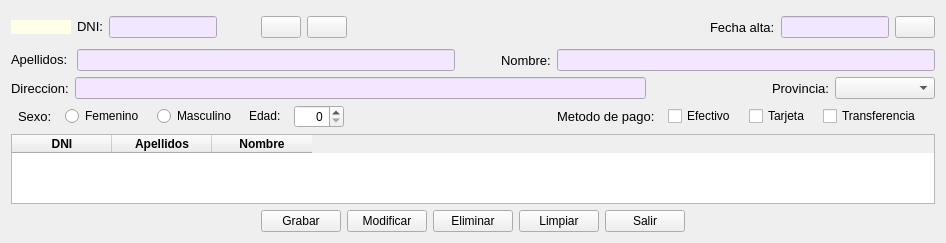
      <widget class="QWidget" name="panelCli">
       <attribute name="title">
        <string>Clientes</string>
       </attribute>
       <layout class="QGridLayout" name="gridLayout_7">
        <item row="1" column="0">
         <layout class="QGridLayout" name="gridFormuAN">
          <item row="0" column="0">
           <widget class="QLabel" name="lblApel">
            <property name="sizePolicy">
             <sizepolicy hsizetype="Fixed" vsizetype="Fixed">
              <horstretch>0</horstretch>
              <verstretch>0</verstretch>
             </sizepolicy>
            </property>
            <property name="font">
             <font>
              <pointsize>10</pointsize>
             </font>
            </property>
            <property name="text">
             <string>Apellidos: </string>
            </property>
           </widget>
          </item>
          <item row="0" column="5">
           <widget class="QLineEdit" name="editNome">
            <property name="sizePolicy">
             <sizepolicy hsizetype="Ignored" vsizetype="Fixed">
              <horstretch>0</horstretch>
              <verstretch>0</verstretch>
             </sizepolicy>
            </property>
            <property name="styleSheet">
             <string notr="true">background-color: rgb(220, 255, 255);
background-color: rgb(242, 231, 255);</string>
            </property>
            <property name="maxLength">
             <number>20</number>
            </property>
           </widget>
          </item>
          <item row="0" column="4">
           <widget class="QLabel" name="lblNome">
            <property name="sizePolicy">
             <sizepolicy hsizetype="Fixed" vsizetype="Preferred">
              <horstretch>0</horstretch>
              <verstretch>0</verstretch>
             </sizepolicy>
            </property>
            <property name="font">
             <font>
              <pointsize>10</pointsize>
             </font>
            </property>
            <property name="text">
             <string>Nombre:</string>
            </property>
           </widget>
          </item>
          <item row="0" column="3">
           <spacer name="horizontalSpacer_3">
            <property name="orientation">
             <enum>Qt::Horizontal</enum>
            </property>
            <property name="sizeType">
             <enum>QSizePolicy::Fixed</enum>
            </property>
            <property name="sizeHint" stdset="0">
             <size>
              <width>40</width>
              <height>20</height>
             </size>
            </property>
           </spacer>
          </item>
          <item row="0" column="1">
           <widget class="QLineEdit" name="editApel">
            <property name="sizePolicy">
             <sizepolicy hsizetype="Minimum" vsizetype="Fixed">
              <horstretch>0</horstretch>
              <verstretch>0</verstretch>
             </sizepolicy>
            </property>
            <property name="styleSheet">
             <string notr="true">background-color: rgb(242, 231, 255);</string>
            </property>
           </widget>
          </item>
         </layout>
        </item>
        <item row="0" column="0">
         <layout class="QGridLayout" name="gridFormuDF">
          <item row="0" column="7">
           <spacer name="horizontalSpacer_4">
            <property name="orientation">
             <enum>Qt::Horizontal</enum>
            </property>
            <property name="sizeHint" stdset="0">
             <size>
              <width>40</width>
              <height>20</height>
             </size>
            </property>
           </spacer>
          </item>
          <item row="0" column="10">
           <widget class="QPushButton" name="btnCalendar">
            <property name="sizePolicy">
             <sizepolicy hsizetype="Fixed" vsizetype="Fixed">
              <horstretch>0</horstretch>
              <verstretch>0</verstretch>
             </sizepolicy>
            </property>
            <property name="focusPolicy">
             <enum>Qt::WheelFocus</enum>
            </property>
            <property name="text">
             <string/>
            </property>
            <property name="icon">
             <iconset>
              <normaloff>img/calendar.png</normaloff>img/calendar.png</iconset>
            </property>
            <property name="iconSize">
             <size>
              <width>32</width>
              <height>32</height>
             </size>
            </property>
           </widget>
          </item>
          <item row="0" column="4">
           <widget class="QLabel" name="lblValidar">
            <property name="minimumSize">
             <size>
              <width>32</width>
              <height>32</height>
             </size>
            </property>
            <property name="text">
             <string/>
            </property>
           </widget>
          </item>
          <item row="0" column="8">
           <widget class="QLabel" name="lblFecha">
            <property name="sizePolicy">
             <sizepolicy hsizetype="Fixed" vsizetype="Preferred">
              <horstretch>0</horstretch>
              <verstretch>0</verstretch>
             </sizepolicy>
            </property>
            <property name="font">
             <font>
              <pointsize>10</pointsize>
             </font>
            </property>
            <property name="text">
             <string>Fecha alta:</string>
            </property>
           </widget>
          </item>
          <item row="0" column="2">
           <widget class="QLabel" name="lblDNI">
            <property name="sizePolicy">
             <sizepolicy hsizetype="Maximum" vsizetype="Fixed">
              <horstretch>0</horstretch>
              <verstretch>0</verstretch>
             </sizepolicy>
            </property>
            <property name="font">
             <font>
              <pointsize>10</pointsize>
             </font>
            </property>
            <property name="text">
             <string>DNI:</string>
            </property>
           </widget>
          </item>
          <item row="0" column="3">
           <widget class="QLineEdit" name="editDni">
            <property name="sizePolicy">
             <sizepolicy hsizetype="Minimum" vsizetype="Fixed">
              <horstretch>0</horstretch>
              <verstretch>0</verstretch>
             </sizepolicy>
            </property>
            <property name="styleSheet">
             <string notr="true">background-color: rgb(242, 231, 255);</string>
            </property>
            <property name="maxLength">
             <number>9</number>
            </property>
           </widget>
          </item>
          <item row="0" column="9">
           <widget class="QLineEdit" name="editClialta">
            <property name="sizePolicy">
             <sizepolicy hsizetype="Fixed" vsizetype="Fixed">
              <horstretch>0</horstretch>
              <verstretch>0</verstretch>
             </sizepolicy>
            </property>
            <property name="styleSheet">
             <string notr="true">background-color: rgb(242, 231, 255);</string>
            </property>
           </widget>
          </item>
          <item row="0" column="1">
           <widget class="QLabel" name="lblCodcli">
            <property name="sizePolicy">
             <sizepolicy hsizetype="Preferred" vsizetype="Fixed">
              <horstretch>0</horstretch>
              <verstretch>0</verstretch>
             </sizepolicy>
            </property>
            <property name="minimumSize">
             <size>
              <width>60</width>
              <height>0</height>
             </size>
            </property>
            <property name="styleSheet">
             <string notr="true">background-color: rgb(255, 255, 231);</string>
            </property>
            <property name="text">
             <string/>
            </property>
            <property name="alignment">
             <set>Qt::AlignCenter</set>
            </property>
           </widget>
          </item>
          <item row="0" column="5">
           <widget class="QPushButton" name="btnSearchCli">
            <property name="text">
             <string/>
            </property>
            <property name="icon">
             <iconset>
              <normaloff>img/lupa.png</normaloff>img/lupa.png</iconset>
            </property>
            <property name="iconSize">
             <size>
              <width>24</width>
              <height>24</height>
             </size>
            </property>
           </widget>
          </item>
          <item row="0" column="6">
           <widget class="QPushButton" name="btnReloadCli">
            <property name="text">
             <string/>
            </property>
            <property name="icon">
             <iconset>
              <normaloff>img/recarga.png</normaloff>img/recarga.png</iconset>
            </property>
            <property name="iconSize">
             <size>
              <width>24</width>
              <height>24</height>
             </size>
            </property>
           </widget>
          </item>
         </layout>
        </item>
        <item row="2" column="0">
         <layout class="QGridLayout" name="gridFormuDP">
          <item row="0" column="4">
           <widget class="QComboBox" name="cmbProv">
            <property name="sizePolicy">
             <sizepolicy hsizetype="Fixed" vsizetype="Fixed">
              <horstretch>0</horstretch>
              <verstretch>0</verstretch>
             </sizepolicy>
            </property>
            <property name="minimumSize">
             <size>
              <width>100</width>
              <height>0</height>
             </size>
            </property>
           </widget>
          </item>
          <item row="0" column="0">
           <widget class="QLabel" name="lblDir">
            <property name="font">
             <font>
              <pointsize>10</pointsize>
             </font>
            </property>
            <property name="text">
             <string>Direccion:</string>
            </property>
           </widget>
          </item>
          <item row="0" column="1">
           <widget class="QLineEdit" name="editDir">
            <property name="sizePolicy">
             <sizepolicy hsizetype="Expanding" vsizetype="Fixed">
              <horstretch>0</horstretch>
              <verstretch>0</verstretch>
             </sizepolicy>
            </property>
            <property name="styleSheet">
             <string notr="true">background-color: rgb(242, 231, 255);</string>
            </property>
           </widget>
          </item>
          <item row="0" column="3">
           <widget class="QLabel" name="lblProv">
            <property name="font">
             <font>
              <pointsize>10</pointsize>
             </font>
            </property>
            <property name="text">
             <string>Provincia:</string>
            </property>
           </widget>
          </item>
          <item row="0" column="2">
           <spacer name="horizontalSpacer_2">
            <property name="orientation">
             <enum>Qt::Horizontal</enum>
            </property>
            <property name="sizeType">
             <enum>QSizePolicy::Fixed</enum>
            </property>
            <property name="sizeHint" stdset="0">
             <size>
              <width>120</width>
              <height>20</height>
             </size>
            </property>
           </spacer>
          </item>
         </layout>
        </item>
        <item row="3" column="0">
         <layout class="QGridLayout" name="gridFormuSM">
          <property name="sizeConstraint">
           <enum>QLayout::SetDefaultConstraint</enum>
          </property>
          <item row="0" column="3">
           <widget class="QLabel" name="label">
            <property name="sizePolicy">
             <sizepolicy hsizetype="Fixed" vsizetype="Fixed">
              <horstretch>0</horstretch>
              <verstretch>0</verstretch>
             </sizepolicy>
            </property>
            <property name="minimumSize">
             <size>
              <width>0</width>
              <height>0</height>
             </size>
            </property>
            <property name="text">
             <string>Edad:</string>
            </property>
           </widget>
          </item>
          <item row="0" column="9">
           <widget class="QCheckBox" name="chkTrans">
            <property name="sizePolicy">
             <sizepolicy hsizetype="Fixed" vsizetype="Fixed">
              <horstretch>0</horstretch>
              <verstretch>0</verstretch>
             </sizepolicy>
            </property>
            <property name="font">
             <font>
              <weight>50</weight>
              <bold>false</bold>
             </font>
            </property>
            <property name="text">
             <string>Transferencia</string>
            </property>
            <attribute name="buttonGroup">
             <string notr="true">grpbtnPay</string>
            </attribute>
           </widget>
          </item>
          <item row="0" column="8">
           <widget class="QCheckBox" name="chkTar">
            <property name="sizePolicy">
             <sizepolicy hsizetype="Fixed" vsizetype="Fixed">
              <horstretch>0</horstretch>
              <verstretch>0</verstretch>
             </sizepolicy>
            </property>
            <property name="font">
             <font>
              <weight>50</weight>
              <bold>false</bold>
             </font>
            </property>
            <property name="text">
             <string>Tarjeta</string>
            </property>
            <attribute name="buttonGroup">
             <string notr="true">grpbtnPay</string>
            </attribute>
           </widget>
          </item>
          <item row="0" column="5">
           <spacer name="horizontalSpacer">
            <property name="orientation">
             <enum>Qt::Horizontal</enum>
            </property>
            <property name="sizeType">
             <enum>QSizePolicy::Fixed</enum>
            </property>
            <property name="sizeHint" stdset="0">
             <size>
              <width>200</width>
              <height>20</height>
             </size>
            </property>
           </spacer>
          </item>
          <item row="0" column="1">
           <widget class="QRadioButton" name="rbtFem">
            <property name="sizePolicy">
             <sizepolicy hsizetype="Fixed" vsizetype="Fixed">
              <horstretch>0</horstretch>
              <verstretch>0</verstretch>
             </sizepolicy>
            </property>
            <property name="font">
             <font>
              <weight>50</weight>
              <bold>false</bold>
             </font>
            </property>
            <property name="text">
             <string>Femenino</string>
            </property>
            <attribute name="buttonGroup">
             <string notr="true">grpbtnSex</string>
            </attribute>
           </widget>
          </item>
          <item row="0" column="2">
           <widget class="QRadioButton" name="rbtMasc">
            <property name="sizePolicy">
             <sizepolicy hsizetype="Fixed" vsizetype="Fixed">
              <horstretch>0</horstretch>
              <verstretch>0</verstretch>
             </sizepolicy>
            </property>
            <property name="font">
             <font>
              <weight>50</weight>
              <bold>false</bold>
             </font>
            </property>
            <property name="text">
             <string>Masculino</string>
            </property>
            <attribute name="buttonGroup">
             <string notr="true">grpbtnSex</string>
            </attribute>
           </widget>
          </item>
          <item row="0" column="0">
           <widget class="QLabel" name="lblSexo">
            <property name="enabled">
             <bool>true</bool>
            </property>
            <property name="sizePolicy">
             <sizepolicy hsizetype="Fixed" vsizetype="Fixed">
              <horstretch>0</horstretch>
              <verstretch>0</verstretch>
             </sizepolicy>
            </property>
            <property name="font">
             <font>
              <pointsize>10</pointsize>
             </font>
            </property>
            <property name="text">
             <string>Sexo:</string>
            </property>
           </widget>
          </item>
          <item row="0" column="6">
           <widget class="QLabel" name="lblPago">
            <property name="sizePolicy">
             <sizepolicy hsizetype="Fixed" vsizetype="Fixed">
              <horstretch>0</horstretch>
              <verstretch>0</verstretch>
             </sizepolicy>
            </property>
            <property name="font">
             <font>
              <pointsize>10</pointsize>
             </font>
            </property>
            <property name="text">
             <string>Metodo de pago:</string>
            </property>
           </widget>
          </item>
          <item row="0" column="7">
           <widget class="QCheckBox" name="chkEfec">
            <property name="sizePolicy">
             <sizepolicy hsizetype="Fixed" vsizetype="Fixed">
              <horstretch>0</horstretch>
              <verstretch>0</verstretch>
             </sizepolicy>
            </property>
            <property name="font">
             <font>
              <weight>50</weight>
              <bold>false</bold>
             </font>
            </property>
            <property name="text">
             <string>Efectivo</string>
            </property>
            <attribute name="buttonGroup">
             <string notr="true">grpbtnPay</string>
            </attribute>
           </widget>
          </item>
          <item row="0" column="4">
           <widget class="QSpinBox" name="spinEdad">
            <property name="sizePolicy">
             <sizepolicy hsizetype="Fixed" vsizetype="Fixed">
              <horstretch>0</horstretch>
              <verstretch>0</verstretch>
             </sizepolicy>
            </property>
            <property name="minimumSize">
             <size>
              <width>50</width>
              <height>0</height>
             </size>
            </property>
            <property name="font">
             <font>
              <weight>50</weight>
              <bold>false</bold>
             </font>
            </property>
            <property name="alignment">
             <set>Qt::AlignRight|Qt::AlignTrailing|Qt::AlignVCenter</set>
            </property>
           </widget>
          </item>
         </layout>
        </item>
        <item row="4" column="0">
         <widget class="QTableWidget" name="tableCli">
          <property name="sizeAdjustPolicy">
           <enum>QAbstractScrollArea::AdjustToContents</enum>
          </property>
          <property name="alternatingRowColors">
           <bool>true</bool>
          </property>
          <property name="gridStyle">
           <enum>Qt::SolidLine</enum>
          </property>
          <column>
           <property name="text">
            <string>DNI</string>
           </property>
           <property name="font">
            <font>
             <weight>75</weight>
             <bold>true</bold>
            </font>
           </property>
           <property name="textAlignment">
            <set>AlignCenter</set>
           </property>
          </column>
          <column>
           <property name="text">
            <string>Apellidos</string>
           </property>
           <property name="font">
            <font>
             <weight>75</weight>
             <bold>true</bold>
            </font>
           </property>
           <property name="textAlignment">
            <set>AlignCenter</set>
           </property>
          </column>
          <column>
           <property name="text">
            <string>Nombre</string>
           </property>
           <property name="font">
            <font>
             <weight>75</weight>
             <bold>true</bold>
            </font>
           </property>
           <property name="textAlignment">
            <set>AlignCenter</set>
           </property>
          </column>
         </widget>
        </item>
        <item row="5" column="0">
         <layout class="QGridLayout" name="griBoton">
          <property name="leftMargin">
           <number>250</number>
          </property>
          <property name="rightMargin">
           <number>250</number>
          </property>
          <item row="0" column="1">
           <widget class="QPushButton" name="btnModifCli">
            <property name="sizePolicy">
             <sizepolicy hsizetype="Fixed" vsizetype="Fixed">
              <horstretch>0</horstretch>
              <verstretch>0</verstretch>
             </sizepolicy>
            </property>
            <property name="font">
             <font>
              <weight>50</weight>
              <bold>false</bold>
             </font>
            </property>
            <property name="text">
             <string>Modificar</string>
            </property>
           </widget>
          </item>
          <item row="0" column="2">
           <widget class="QPushButton" name="btnBajaCli">
            <property name="sizePolicy">
             <sizepolicy hsizetype="Fixed" vsizetype="Fixed">
              <horstretch>0</horstretch>
              <verstretch>0</verstretch>
             </sizepolicy>
            </property>
            <property name="font">
             <font>
              <weight>50</weight>
              <bold>false</bold>
             </font>
            </property>
            <property name="text">
             <string>Eliminar</string>
            </property>
           </widget>
          </item>
          <item row="0" column="0">
           <widget class="QPushButton" name="btnAltaCli">
            <property name="sizePolicy">
             <sizepolicy hsizetype="Fixed" vsizetype="Fixed">
              <horstretch>0</horstretch>
              <verstretch>0</verstretch>
             </sizepolicy>
            </property>
            <property name="font">
             <font>
              <weight>50</weight>
              <bold>false</bold>
             </font>
            </property>
            <property name="text">
             <string>Grabar</string>
            </property>
           </widget>
          </item>
          <item row="0" column="4">
           <widget class="QPushButton" name="btnSalir">
            <property name="sizePolicy">
             <sizepolicy hsizetype="Fixed" vsizetype="Fixed">
              <horstretch>0</horstretch>
              <verstretch>0</verstretch>
             </sizepolicy>
            </property>
            <property name="font">
             <font>
              <weight>50</weight>
              <bold>false</bold>
             </font>
            </property>
            <property name="text">
             <string>Salir</string>
            </property>
           </widget>
          </item>
          <item row="0" column="3">
           <widget class="QPushButton" name="btnLimpiarCli">
            <property name="sizePolicy">
             <sizepolicy hsizetype="Fixed" vsizetype="Fixed">
              <horstretch>0</horstretch>
              <verstretch>0</verstretch>
             </sizepolicy>
            </property>
            <property name="font">
             <font>
              <weight>50</weight>
              <bold>false</bold>
             </font>
            </property>
            <property name="text">
             <string>Limpiar</string>
            </property>
           </widget>
          </item>
         </layout>
        </item>
       </layout>
      </widget>
